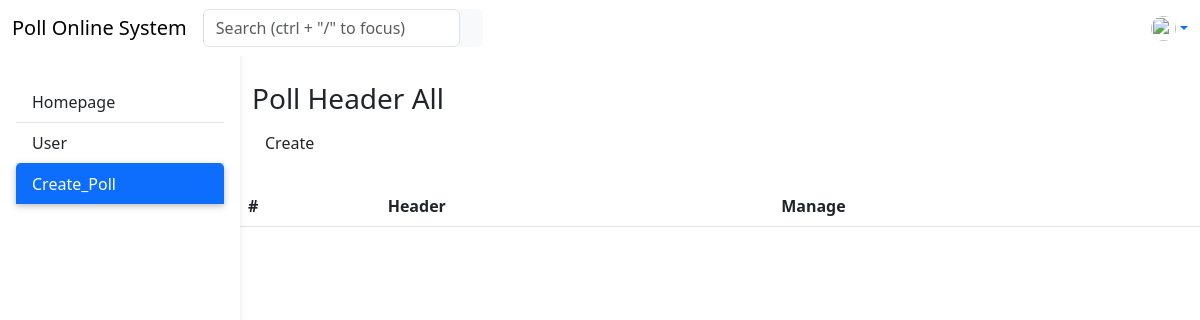
/_page/admin/Create_Poll.php (signed in), run on an earlier commit of the app's database.
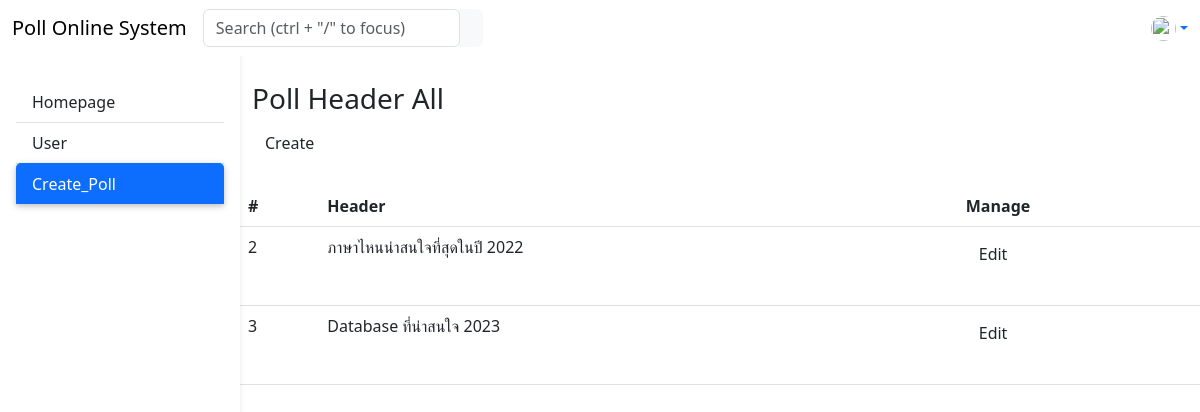
And on a later commit of the database.
### tables this page shows
CREATE TABLE `poll_header` (
  `id_ph` int(11) NOT NULL,
  `text_ph` varchar(250) NOT NULL,
  `status_ph` int(1) NOT NULL DEFAULT 1,
  `timestamp_ph` timestamp NOT NULL DEFAULT current_timestamp()
);

### _system/database.php (called while the page is built, shortened)
<?php
class database {
    public $mysqli;
    function __construct(){
        $this -> mysqli = new mysqli("localhost","root","","poll_online");
        mysqli_query($this -> mysqli,"SET NAMES utf8");
    }
    function select($table,$row = "*",$where = null){
        $sql = $where != null ? "SELECT $row FROM $table WHERE $where" : "SELECT $row FROM $table";
        $this -> query = $this -> mysqli -> query($sql);
        return;
    }
}

### _page/admin/Create_Poll.php (the view, shortened to what this page needs)
<?php
include('./../../_system/database.php');
$currentpage = basename(__FILE__);
?>
<!DOCTYPE html>
<html lang="en">
<head>
    <link rel="stylesheet" href="./../../style/css/admin_hp.css">
    <link rel="stylesheet" href="./../../style/css/bootstrap.css">
</head>
<body>
    <header>
        <?php include('./../components/sidebar.php');?>
    </header>
    <main style="margin-top: 58px;">
        <div class="container pt-4">
            <div class="row">
                <h3> Poll Header All</h3>
                <?php include('./../components/modal_create_poll.php');?>
            </div>
            <div class="row">
                <table class="table">
                    <thead>
                        <tr>
                            <th>#</th>
                            <th>Header</th>
                            <th>Manage</th>
                        </tr>
                    </thead>
                    <tbody>
                        <?php
                        $db_2 = new database();
                        $db_2 -> select("poll_header","*");
                        while($fetch_header = $db_2 -> query -> fetch_object())
                        {
                            ?>
                        <tr>
                            <td><?= $fetch_header -> id_ph ?></td>
                            <td><?= $fetch_header -> text_ph ?></td>
                            <td><?php include('./../components/modal_edit_header.php'); ?></td>
                        </tr>
                        <?php } ?>
                    </tbody>
                </table>
            </div>
    </main>
</body>
</html>

### _page/components/sidebar.php (shortened to what this page needs)
<?php
$menu = ["Homepage","User","Create_Poll"];
?>
<nav id="sidebarMenu" class="collapse d-lg-block sidebar collapse bg-white">
    <div class="position-sticky">
        <div class="list-group list-group-flush mx-3 mt-4">
            <?php foreach($menu as $val){
                $filename = $val.".php";
                ?>
            <a href="./../admin/<?= $filename ?>"
                class="list-group-item list-group-item-action py-2 ripple <?= ($currentpage == $filename) ? "active" : "" ?>">
                <i class=""></i><span><?= $val ?></span>
            </a>
            <?php } ?>
        </div>
    </div>
</nav>
<nav id="main-navbar" class="navbar navbar-expand-lg navbar-light bg-white fixed-top">
    <div class="container-fluid">
        <a class="navbar-brand" href="#">
            Poll Online System
        </a>
        <form class="d-none d-md-flex input-group w-auto my-auto">
            <input autocomplete="off" type="search" class="form-control rounded"
                placeholder='Search (ctrl + "/" to focus)' style="min-width: 225px;" />
            <span class="input-group-text border-0"><i class="fas fa-search"></i></span>
        </form>
        <ul class="navbar-nav ms-auto d-flex flex-row">
            <?php include('./../components/avartar.php') ?>
        </ul>
    </div>
</nav>

### _page/components/modal_edit_header.php (shortened to what this page needs)
<div class="">
    <a href="" class="btn btn-default btn-rounded mb-4" data-bs-toggle="modal"
        data-bs-target="#editHeader<?= $fetch_header -> id_ph ?>">Edit</a>
</div>

What changed in the data, as far as the page shows it:
added poll_header: id_ph "2", text_ph "ภาษาไหนน่าสนใจที่สุดในปี 2022"
added poll_header: id_ph "3", text_ph "Database ที่น่าสนใจ 2023"
